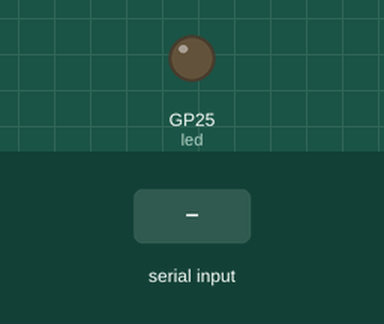
This program was run on a simulated Raspberry Pi Pico running MicroPython. On the bench: output pins drawn as LEDs (lit = HIGH). The test bench sets the inputs (shaded band). What the program prints to the serial console is not drawn.

Above: at 1.2 s.
1.3 s: "on\n" received over the second serial link
At 2.0 s:
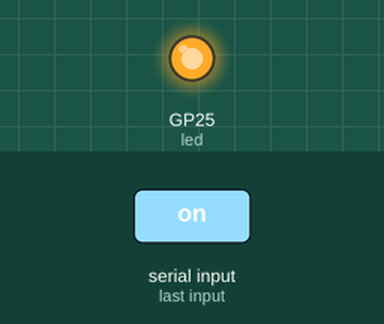
2.8 s: "off\n" received over the second serial link
At 3.1 s:
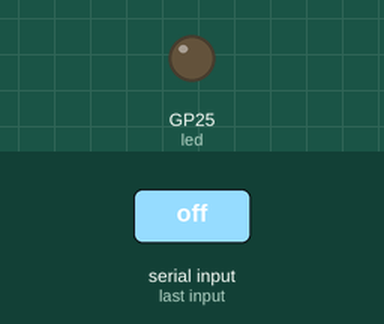
Timing chart, 0 to 5.8 s (numbered marks = the images above; inputs shaded):
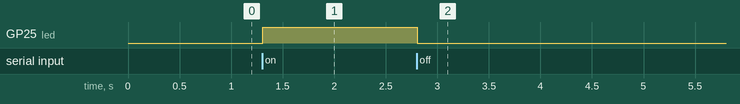

The program:

uart_test.py
```python
from machine import UART, Pin
import time

# 1. 初始化串口 (TX=4, RX=5)
uart = UART(1, baudrate=115200, tx=Pin(4), rx=Pin(5))
led = Pin(25, Pin.OUT) # 板载 LED

print("等待指令...")

while True:
    # 2. 检查是否有数据
    if uart.any():
        # 3. 读取并解码 (errors='ignore' 防止乱码报错)
        raw_data = uart.read()
        try:
            if raw_data is None:
                continue

            text = raw_data.decode("utf-8").strip().lower()

            # 4. 简单判断
            if text == "on":
                led.value(1)
                uart.write("LED 已打开\n")
            elif text == "off":
                led.value(0)
                uart.write("LED 已关闭\n")

        except Exception as e:
            print(f"错误: {e}")

    time.sleep(0.01)
```

Measured:
- after the input at 1.3 s, GP25 (led): LOW → HIGH at once
- after the input at 2.8 s, GP25 (led): HIGH → LOW at once
